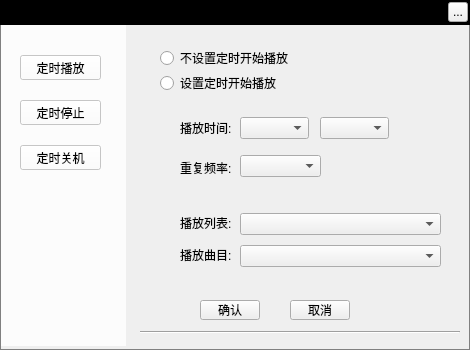
<?xml version="1.0" encoding="UTF-8"?>
<ui version="4.0">
 <class>MusicTimerWidget</class>
 <widget class="QWidget" name="MusicTimerWidget">
  <property name="geometry">
   <rect>
    <x>0</x>
    <y>0</y>
    <width>470</width>
    <height>350</height>
   </rect>
  </property>
  <property name="windowTitle">
   <string>MusicTimerWidget</string>
  </property>
  <property name="styleSheet">
   <string notr="true">#MusicTimerWidget{border:1px solid gray}</string>
  </property>
  <widget class="QLabel" name="topTitleBar">
   <property name="geometry">
    <rect>
     <x>0</x>
     <y>0</y>
     <width>471</width>
     <height>25</height>
    </rect>
   </property>
   <property name="styleSheet">
    <string notr="true">background:black</string>
   </property>
   <property name="text">
    <string/>
   </property>
  </widget>
  <widget class="QLabel" name="topTitleName">
   <property name="geometry">
    <rect>
     <x>10</x>
     <y>0</y>
     <width>61</width>
     <height>25</height>
    </rect>
   </property>
   <property name="styleSheet">
    <string notr="true">color:&quot;#FFFFFF&quot;;font-weight:bold</string>
   </property>
   <property name="text">
    <string>定时设置</string>
   </property>
  </widget>
  <widget class="QToolButton" name="topTitleCloseButton">
   <property name="geometry">
    <rect>
     <x>448</x>
     <y>2</y>
     <width>20</width>
     <height>20</height>
    </rect>
   </property>
   <property name="text">
    <string>...</string>
   </property>
  </widget>
  <widget class="QStackedWidget" name="stackedWidget">
   <property name="geometry">
    <rect>
     <x>140</x>
     <y>25</y>
     <width>321</width>
     <height>261</height>
    </rect>
   </property>
   <property name="currentIndex">
    <number>0</number>
   </property>
   <widget class="QWidget" name="first">
    <widget class="QRadioButton" name="noSetRadioButton1">
     <property name="geometry">
      <rect>
       <x>20</x>
       <y>25</y>
       <width>141</width>
       <height>16</height>
      </rect>
     </property>
     <property name="text">
      <string>不设置定时开始播放</string>
     </property>
    </widget>
    <widget class="QRadioButton" name="setRadioButton1">
     <property name="geometry">
      <rect>
       <x>20</x>
       <y>50</y>
       <width>131</width>
       <height>16</height>
      </rect>
     </property>
     <property name="text">
      <string>设置定时开始播放</string>
     </property>
    </widget>
    <widget class="QComboBox" name="hourComboBox1">
     <property name="geometry">
      <rect>
       <x>100</x>
       <y>92</y>
       <width>69</width>
       <height>22</height>
      </rect>
     </property>
    </widget>
    <widget class="QComboBox" name="secComboBox1">
     <property name="geometry">
      <rect>
       <x>180</x>
       <y>92</y>
       <width>69</width>
       <height>22</height>
      </rect>
     </property>
    </widget>
    <widget class="QComboBox" name="repeatComboBox1">
     <property name="geometry">
      <rect>
       <x>100</x>
       <y>130</y>
       <width>81</width>
       <height>22</height>
      </rect>
     </property>
    </widget>
    <widget class="QLabel" name="label">
     <property name="geometry">
      <rect>
       <x>40</x>
       <y>95</y>
       <width>51</width>
       <height>16</height>
      </rect>
     </property>
     <property name="text">
      <string>播放时间:</string>
     </property>
    </widget>
    <widget class="QLabel" name="label_2">
     <property name="geometry">
      <rect>
       <x>40</x>
       <y>135</y>
       <width>51</width>
       <height>16</height>
      </rect>
     </property>
     <property name="text">
      <string>重复频率:</string>
     </property>
    </widget>
    <widget class="QLabel" name="label_3">
     <property name="geometry">
      <rect>
       <x>40</x>
       <y>190</y>
       <width>51</width>
       <height>16</height>
      </rect>
     </property>
     <property name="text">
      <string>播放列表:</string>
     </property>
    </widget>
    <widget class="QLabel" name="label_4">
     <property name="geometry">
      <rect>
       <x>40</x>
       <y>222</y>
       <width>51</width>
       <height>16</height>
      </rect>
     </property>
     <property name="text">
      <string>播放曲目:</string>
     </property>
    </widget>
    <widget class="QComboBox" name="plistComboBox">
     <property name="geometry">
      <rect>
       <x>100</x>
       <y>188</y>
       <width>201</width>
       <height>22</height>
      </rect>
     </property>
    </widget>
    <widget class="QComboBox" name="psongComboBox">
     <property name="geometry">
      <rect>
       <x>100</x>
       <y>220</y>
       <width>201</width>
       <height>22</height>
      </rect>
     </property>
    </widget>
   </widget>
   <widget class="QWidget" name="second">
    <widget class="QRadioButton" name="noSetRadioButton2">
     <property name="geometry">
      <rect>
       <x>20</x>
       <y>25</y>
       <width>141</width>
       <height>16</height>
      </rect>
     </property>
     <property name="text">
      <string>不设置定时停止播放</string>
     </property>
    </widget>
    <widget class="QRadioButton" name="setRadioButton2">
     <property name="geometry">
      <rect>
       <x>20</x>
       <y>50</y>
       <width>131</width>
       <height>16</height>
      </rect>
     </property>
     <property name="text">
      <string>设置定时停止播放</string>
     </property>
    </widget>
    <widget class="QComboBox" name="hourComboBox2">
     <property name="geometry">
      <rect>
       <x>100</x>
       <y>92</y>
       <width>69</width>
       <height>22</height>
      </rect>
     </property>
    </widget>
    <widget class="QComboBox" name="secComboBox2">
     <property name="geometry">
      <rect>
       <x>180</x>
       <y>92</y>
       <width>69</width>
       <height>22</height>
      </rect>
     </property>
    </widget>
    <widget class="QComboBox" name="repeatComboBox2">
     <property name="geometry">
      <rect>
       <x>100</x>
       <y>130</y>
       <width>81</width>
       <height>22</height>
      </rect>
     </property>
    </widget>
    <widget class="QLabel" name="label">
     <property name="geometry">
      <rect>
       <x>40</x>
       <y>95</y>
       <width>51</width>
       <height>16</height>
      </rect>
     </property>
     <property name="text">
      <string>停止时间:</string>
     </property>
    </widget>
    <widget class="QLabel" name="label_2">
     <property name="geometry">
      <rect>
       <x>40</x>
       <y>135</y>
       <width>51</width>
       <height>16</height>
      </rect>
     </property>
     <property name="text">
      <string>重复频率:</string>
     </property>
    </widget>
   </widget>
   <widget class="QWidget" name="third">
    <widget class="QRadioButton" name="noSetRadioButton3">
     <property name="geometry">
      <rect>
       <x>20</x>
       <y>25</y>
       <width>141</width>
       <height>16</height>
      </rect>
     </property>
     <property name="text">
      <string>不设置定时关机</string>
     </property>
    </widget>
    <widget class="QRadioButton" name="setRadioButton3">
     <property name="geometry">
      <rect>
       <x>20</x>
       <y>50</y>
       <width>131</width>
       <height>16</height>
      </rect>
     </property>
     <property name="text">
      <string>设置定时关机</string>
     </property>
    </widget>
    <widget class="QComboBox" name="hourComboBox3">
     <property name="geometry">
      <rect>
       <x>100</x>
       <y>92</y>
       <width>69</width>
       <height>22</height>
      </rect>
     </property>
    </widget>
    <widget class="QComboBox" name="secComboBox3">
     <property name="geometry">
      <rect>
       <x>180</x>
       <y>92</y>
       <width>69</width>
       <height>22</height>
      </rect>
     </property>
    </widget>
    <widget class="QComboBox" name="repeatComboBox3">
     <property name="geometry">
      <rect>
       <x>100</x>
       <y>130</y>
       <width>81</width>
       <height>22</height>
      </rect>
     </property>
    </widget>
    <widget class="QLabel" name="label">
     <property name="geometry">
      <rect>
       <x>40</x>
       <y>95</y>
       <width>51</width>
       <height>16</height>
      </rect>
     </property>
     <property name="text">
      <string>关机时间:</string>
     </property>
    </widget>
    <widget class="QLabel" name="label_2">
     <property name="geometry">
      <rect>
       <x>40</x>
       <y>135</y>
       <width>51</width>
       <height>16</height>
      </rect>
     </property>
     <property name="text">
      <string>重复频率:</string>
     </property>
    </widget>
   </widget>
  </widget>
  <widget class="QWidget" name="widget" native="true">
   <property name="geometry">
    <rect>
     <x>1</x>
     <y>25</y>
     <width>125</width>
     <height>321</height>
    </rect>
   </property>
   <property name="styleSheet">
    <string notr="true">background:rgba(255,255,255,200)</string>
   </property>
   <widget class="QPushButton" name="timerToPlay">
    <property name="geometry">
     <rect>
      <x>19</x>
      <y>30</y>
      <width>81</width>
      <height>25</height>
     </rect>
    </property>
    <property name="text">
     <string>定时播放</string>
    </property>
   </widget>
   <widget class="QPushButton" name="timerToStop">
    <property name="geometry">
     <rect>
      <x>19</x>
      <y>75</y>
      <width>81</width>
      <height>25</height>
     </rect>
    </property>
    <property name="text">
     <string>定时停止</string>
    </property>
   </widget>
   <widget class="QPushButton" name="timerToShutdown">
    <property name="geometry">
     <rect>
      <x>19</x>
      <y>120</y>
      <width>81</width>
      <height>25</height>
     </rect>
    </property>
    <property name="text">
     <string>定时关机</string>
    </property>
   </widget>
  </widget>
  <widget class="QPushButton" name="confirm">
   <property name="geometry">
    <rect>
     <x>200</x>
     <y>300</y>
     <width>60</width>
     <height>20</height>
    </rect>
   </property>
   <property name="text">
    <string>确认</string>
   </property>
  </widget>
  <widget class="QPushButton" name="cancel">
   <property name="geometry">
    <rect>
     <x>290</x>
     <y>300</y>
     <width>60</width>
     <height>20</height>
    </rect>
   </property>
   <property name="text">
    <string>取消</string>
   </property>
  </widget>
  <widget class="Line" name="line_4">
   <property name="geometry">
    <rect>
     <x>140</x>
     <y>330</y>
     <width>320</width>
     <height>5</height>
    </rect>
   </property>
   <property name="orientation">
    <enum>Qt::Horizontal</enum>
   </property>
  </widget>
 </widget>
 <resources/>
 <connections/>
</ui>
